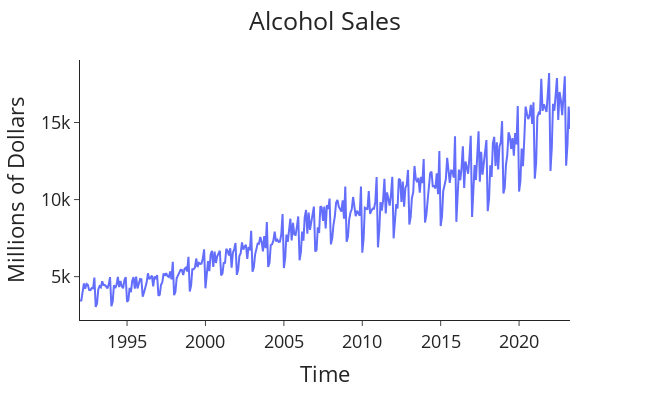

The notebook cell this image was saved under:
### Markdown cell above
#### Note:


Based on these graphs, it is evident that there is a consistent upward trend in the number of alcoholic beverage sales over time. Additionally, there are recurring patterns of increase and decrease in values each year, indicating seasonal variations.

### Code cell
def plot_alcohol_volumes(df: pd.DataFrame, y: str) -> None:
    """General function for plotting the gold price over the years."""
    fig = px.line(df, x=df.index, y=y, labels={'Value': 'Millions of Dollars', 'Date': 'Time'})
    fig.update_layout(template="simple_white", font=dict(size=18), title_text='Alcohol Sales',
                      width=650, title_x=0.5, height=400)

    return fig.show()

plot_alcohol_volumes(df=data, y="Value")

### Figure 1 — Plotly figure (JSON) as saved in the notebook; plotly's stock layout.template omitted (floating-point values rounded to 4 significant figures; data arrays with more than 128 entries replaced by an {"elided": "..."} marker saying what was removed)
{"data": [{"hovertemplate": "Time=%{x}<br>Millions of Dollars=%{y}<extra></extra>", "legendgroup": "", "line": {"color": "#636efa", "dash": "solid"}, "marker": {"symbol": "circle"}, "mode": "lines", "name": "", "orientation": "v", "showlegend": false, "type": "scatter", "x": {"elided": "376 str values"}, "xaxis": "x", "y": {"elided": "376 int values"}, "yaxis": "y"}], "layout": {"font": {"size": 18}, "height": 400, "legend": {"tracegroupgap": 0}, "margin": {"t": 60}, "title": {"text": "Alcohol Sales", "x": 0.5}, "width": 650, "xaxis": {"anchor": "y", "domain": [0, 1], "title": {"text": "Time"}}, "yaxis": {"anchor": "x", "domain": [0, 1], "title": {"text": "Millions of Dollars"}}}}
